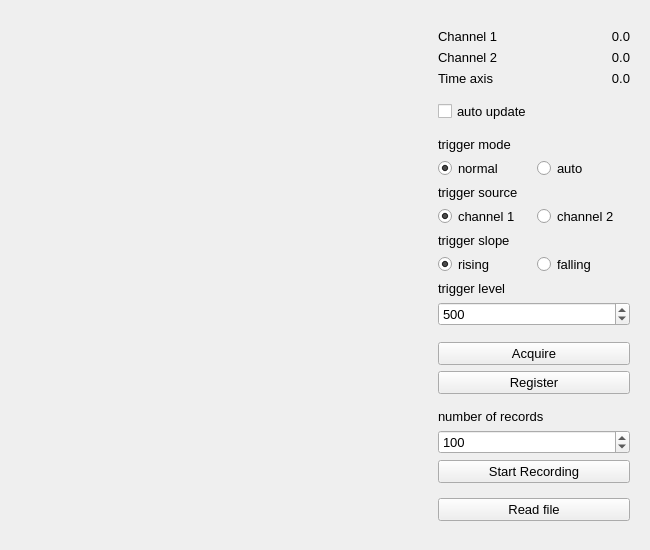
<?xml version="1.0" encoding="UTF-8"?>
<ui version="4.0">
 <class>MCPHAHist</class>
 <widget class="QWidget" name="MCPHAHist">
  <property name="geometry">
   <rect>
    <x>0</x>
    <y>0</y>
    <width>650</width>
    <height>550</height>
   </rect>
  </property>
  <property name="minimumSize">
   <size>
    <width>650</width>
    <height>550</height>
   </size>
  </property>
  <property name="windowTitle">
   <string>Form</string>
  </property>
  <property name="autoFillBackground">
   <bool>true</bool>
  </property>
  <layout class="QGridLayout" name="gridLayout">
   <item row="0" column="0">
    <widget class="QWidget" name="plotWidget" native="true">
     <property name="sizePolicy">
      <sizepolicy hsizetype="Expanding" vsizetype="Preferred">
       <horstretch>0</horstretch>
       <verstretch>0</verstretch>
      </sizepolicy>
     </property>
     <property name="minimumSize">
      <size>
       <width>0</width>
       <height>0</height>
      </size>
     </property>
     <layout class="QVBoxLayout" name="plotLayout"/>
    </widget>
   </item>
   <item row="0" column="1">
    <widget class="QWidget" name="controlWidget" native="true">
     <property name="sizePolicy">
      <sizepolicy hsizetype="Maximum" vsizetype="Preferred">
       <horstretch>0</horstretch>
       <verstretch>0</verstretch>
      </sizepolicy>
     </property>
     <property name="minimumSize">
      <size>
       <width>210</width>
       <height>0</height>
      </size>
     </property>
     <property name="font">
      <font>
       <pointsize>10</pointsize>
      </font>
     </property>
     <layout class="QFormLayout" name="formLayout">
      <property name="fieldGrowthPolicy">
       <enum>QFormLayout::AllNonFixedFieldsGrow</enum>
      </property>
      <item row="1" column="0">
       <spacer name="spacer_0">
        <property name="orientation">
         <enum>Qt::Vertical</enum>
        </property>
        <property name="sizeHint" stdset="0">
         <size>
          <width>20</width>
          <height>40</height>
         </size>
        </property>
       </spacer>
      </item>
      <item row="2" column="0" colspan="2">
       <widget class="QWidget" name="cursWidget" native="true">
        <property name="sizePolicy">
         <sizepolicy hsizetype="Preferred" vsizetype="Maximum">
          <horstretch>0</horstretch>
          <verstretch>0</verstretch>
         </sizepolicy>
        </property>
        <property name="minimumSize">
         <size>
          <width>0</width>
          <height>0</height>
         </size>
        </property>
        <layout class="QGridLayout" name="cursLayout" columnstretch="0,0">
         <property name="leftMargin">
          <number>0</number>
         </property>
         <property name="topMargin">
          <number>0</number>
         </property>
         <property name="rightMargin">
          <number>0</number>
         </property>
         <property name="bottomMargin">
          <number>0</number>
         </property>
         <property name="horizontalSpacing">
          <number>0</number>
         </property>
         <item row="0" column="1">
          <widget class="QLabel" name="ch1Value">
           <property name="minimumSize">
            <size>
             <width>40</width>
             <height>0</height>
            </size>
           </property>
           <property name="text">
            <string>0.0</string>
           </property>
           <property name="alignment">
            <set>Qt::AlignRight|Qt::AlignTrailing|Qt::AlignVCenter</set>
           </property>
          </widget>
         </item>
         <item row="0" column="0">
          <widget class="QLabel" name="ch1Label">
           <property name="text">
            <string>Channel 1</string>
           </property>
          </widget>
         </item>
         <item row="1" column="0">
          <widget class="QLabel" name="ch2Label">
           <property name="text">
            <string>Channel 2</string>
           </property>
          </widget>
         </item>
         <item row="1" column="1">
          <widget class="QLabel" name="ch2Value">
           <property name="text">
            <string>0.0</string>
           </property>
           <property name="alignment">
            <set>Qt::AlignRight|Qt::AlignTrailing|Qt::AlignVCenter</set>
           </property>
          </widget>
         </item>
         <item row="2" column="0">
          <widget class="QLabel" name="timeLabel">
           <property name="text">
            <string>Time axis</string>
           </property>
          </widget>
         </item>
         <item row="2" column="1">
          <widget class="QLabel" name="timeValue">
           <property name="text">
            <string>0.0</string>
           </property>
           <property name="alignment">
            <set>Qt::AlignRight|Qt::AlignTrailing|Qt::AlignVCenter</set>
           </property>
          </widget>
         </item>
        </layout>
       </widget>
      </item>
      <item row="3" column="0">
       <spacer name="spacer_1">
        <property name="orientation">
         <enum>Qt::Vertical</enum>
        </property>
        <property name="sizeHint" stdset="0">
         <size>
          <width>20</width>
          <height>40</height>
         </size>
        </property>
       </spacer>
      </item>
      <item row="4" column="0" colspan="2">
       <widget class="QCheckBox" name="autoCheck">
        <property name="text">
         <string>auto update</string>
        </property>
       </widget>
      </item>
      <item row="5" column="0">
       <spacer name="spacer_2">
        <property name="orientation">
         <enum>Qt::Vertical</enum>
        </property>
        <property name="sizeHint" stdset="0">
         <size>
          <width>20</width>
          <height>40</height>
         </size>
        </property>
       </spacer>
      </item>
      <item row="6" column="0">
       <widget class="QLabel" name="trgmodeLabel">
        <property name="text">
         <string>trigger mode</string>
        </property>
       </widget>
      </item>
      <item row="7" column="0" colspan="2">
       <widget class="QWidget" name="trgmodeWidget" native="true">
        <layout class="QGridLayout" name="gridLayout_2">
         <property name="leftMargin">
          <number>0</number>
         </property>
         <property name="topMargin">
          <number>0</number>
         </property>
         <property name="rightMargin">
          <number>0</number>
         </property>
         <property name="bottomMargin">
          <number>0</number>
         </property>
         <item row="0" column="0">
          <widget class="QRadioButton" name="trgmodenormalButton">
           <property name="text">
            <string>normal</string>
           </property>
           <property name="checked">
            <bool>true</bool>
           </property>
          </widget>
         </item>
         <item row="0" column="1">
          <widget class="QRadioButton" name="trgmodeautoButton">
           <property name="text">
            <string>auto</string>
           </property>
          </widget>
         </item>
        </layout>
       </widget>
      </item>
      <item row="8" column="0">
       <widget class="QLabel" name="trgsrcLabel">
        <property name="text">
         <string>trigger source</string>
        </property>
       </widget>
      </item>
      <item row="9" column="0" colspan="2">
       <widget class="QWidget" name="trgsrcWidget" native="true">
        <layout class="QGridLayout" name="gridLayout_3">
         <property name="leftMargin">
          <number>0</number>
         </property>
         <property name="topMargin">
          <number>0</number>
         </property>
         <property name="rightMargin">
          <number>0</number>
         </property>
         <property name="bottomMargin">
          <number>0</number>
         </property>
         <item row="0" column="0">
          <widget class="QRadioButton" name="trgsrcch1Button">
           <property name="text">
            <string>channel 1</string>
           </property>
           <property name="checked">
            <bool>true</bool>
           </property>
          </widget>
         </item>
         <item row="0" column="1">
          <widget class="QRadioButton" name="trgsrcch2Button">
           <property name="text">
            <string>channel 2</string>
           </property>
          </widget>
         </item>
        </layout>
       </widget>
      </item>
      <item row="10" column="0">
       <widget class="QLabel" name="trgslopeLabel">
        <property name="text">
         <string>trigger slope</string>
        </property>
       </widget>
      </item>
      <item row="12" column="0">
       <widget class="QLabel" name="trglevelLabel">
        <property name="text">
         <string>trigger level</string>
        </property>
       </widget>
      </item>
      <item row="13" column="0" colspan="2">
       <widget class="QSpinBox" name="trglevelValue">
        <property name="minimum">
         <number>-16380</number>
        </property>
        <property name="maximum">
         <number>16380</number>
        </property>
        <property name="singleStep">
         <number>10</number>
        </property>
        <property name="value">
         <number>500</number>
        </property>
       </widget>
      </item>
      <item row="14" column="0">
       <spacer name="spacer_3">
        <property name="orientation">
         <enum>Qt::Vertical</enum>
        </property>
        <property name="sizeHint" stdset="0">
         <size>
          <width>20</width>
          <height>40</height>
         </size>
        </property>
       </spacer>
      </item>
      <item row="15" column="0" colspan="2">
       <widget class="QPushButton" name="startButton">
        <property name="text">
         <string>Acquire</string>
        </property>
       </widget>
      </item>
      <item row="16" column="0" colspan="2">
       <widget class="QPushButton" name="saveButton">
        <property name="text">
         <string>Register</string>
        </property>
       </widget>
      </item>
      <item row="17" column="0">
       <spacer name="spacer_4">
        <property name="orientation">
         <enum>Qt::Vertical</enum>
        </property>
        <property name="sizeHint" stdset="0">
         <size>
          <width>20</width>
          <height>40</height>
         </size>
        </property>
       </spacer>
      </item>
      <item row="18" column="0">
       <widget class="QLabel" name="recordLabel">
        <property name="text">
         <string>number of records</string>
        </property>
       </widget>
      </item>
      <item row="19" column="0" colspan="2">
       <widget class="QSpinBox" name="recordValue">
        <property name="maximum">
         <number>10000</number>
        </property>
        <property name="singleStep">
         <number>10</number>
        </property>
        <property name="value">
         <number>100</number>
        </property>
       </widget>
      </item>
      <item row="20" column="0" colspan="2">
       <widget class="QPushButton" name="recordButton">
        <property name="text">
         <string>Start Recording</string>
        </property>
       </widget>
      </item>
      <item row="21" column="0">
       <spacer name="spacer_5">
        <property name="orientation">
         <enum>Qt::Vertical</enum>
        </property>
        <property name="sizeHint" stdset="0">
         <size>
          <width>20</width>
          <height>40</height>
         </size>
        </property>
       </spacer>
      </item>
      <item row="22" column="0" colspan="2">
       <widget class="QPushButton" name="readButton">
        <property name="text">
         <string>Read file</string>
        </property>
       </widget>
      </item>
      <item row="23" column="0">
       <spacer name="spacer_6">
        <property name="orientation">
         <enum>Qt::Vertical</enum>
        </property>
        <property name="sizeHint" stdset="0">
         <size>
          <width>20</width>
          <height>40</height>
         </size>
        </property>
       </spacer>
      </item>
      <item row="11" column="0" colspan="2">
       <widget class="QWidget" name="trgslopeWidget" native="true">
        <layout class="QGridLayout" name="gridLayout_4">
         <property name="leftMargin">
          <number>0</number>
         </property>
         <property name="topMargin">
          <number>0</number>
         </property>
         <property name="rightMargin">
          <number>0</number>
         </property>
         <property name="bottomMargin">
          <number>0</number>
         </property>
         <item row="0" column="0">
          <widget class="QRadioButton" name="trgsloperisingButton">
           <property name="text">
            <string>rising</string>
           </property>
           <property name="checked">
            <bool>true</bool>
           </property>
          </widget>
         </item>
         <item row="0" column="1">
          <widget class="QRadioButton" name="trgslopefallingButton">
           <property name="text">
            <string>falling</string>
           </property>
          </widget>
         </item>
        </layout>
       </widget>
      </item>
     </layout>
    </widget>
   </item>
  </layout>
 </widget>
 <resources/>
 <connections/>
</ui>
